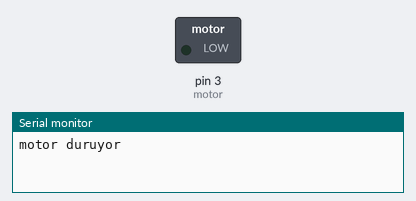
This sketch was run on a simulated Arduino Uno, built with avr-gcc and run on an emulated ATmega328P. Shown: switched loads named in the sketch (green lamp = pin HIGH), the last lines printed to the serial monitor.

Above: at 0.1 s.
At 4.1 s:
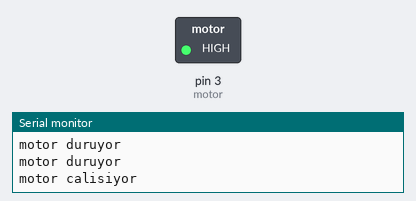
Timing chart, 0 to 16.5 s (numbered marks = the images above):
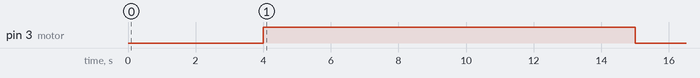

Measured:
- by itself, pin 3 (motor): LOW → HIGH at 4.0 s, → LOW 11.0 s later

The sketch:

belliaraliktacalisanmotor.ino
```cpp
#define motor 3
unsigned long simdikizaman;
void setup() {
  pinMode(motor,OUTPUT);
  Serial.begin(9600);
}

void loop() {
 simdikizaman=millis();
 if(4000 <= simdikizaman && simdikizaman<=15000)
 {
  digitalWrite(motor, HIGH);
  Serial.println("motor calisiyor");
 }
 else
 {
  digitalWrite(motor, LOW);
  Serial.println("motor duruyor");
 }
 delay(500); // seri monitör için
}
```
